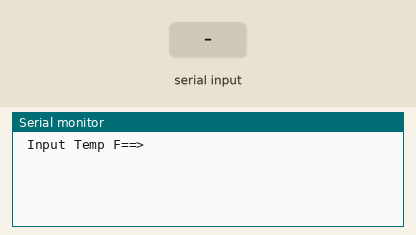
This sketch was run on a simulated Arduino Uno, built with avr-gcc and run on an emulated ATmega328P. Shown: the last lines printed to the serial monitor. The inputs (shaded band) are chosen by the test bench.

Above: at 1.2 s.
1.3 s: "90,45\n" received over Serial
At 2.2 s:
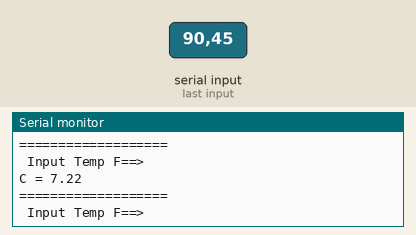
2.8 s: "30,150\n" received over Serial
At 4.8 s:
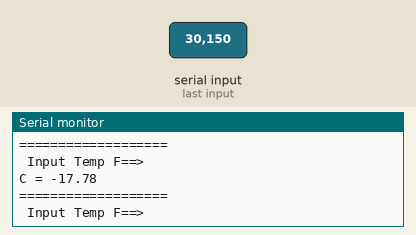
Timing chart, 0 to 6.3 s (numbered marks = the images above; inputs shaded):
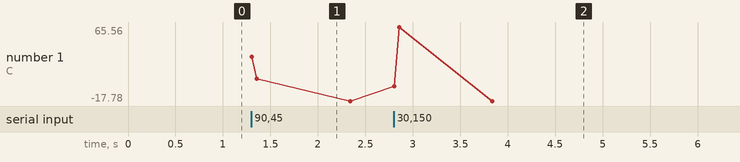

The sketch:

ex3-5.ino
```cpp
void setup() {
  // 시리얼 통신 속도 설정 : 속도 9600 bps, 8데이터 비트, 패리티 없음, 한 개의 스톱비트
 Serial.begin(9600) ;
}


void loop() {
  float C, F;

      Serial.println(" Input Temp F==>");
      while(1) {
       if(Serial.available() > 0 ) break;
      }
      F = Serial.parseFloat();

      C = 5.0/9.0 *(F-32.0) ;

      Serial.print("C = ");
      Serial.println(C);


   Serial.println("===================");
  }
```

Measured:
- after the input at 1.3 s, the serial monitor: prints a new line at once (image 1)
- after the input at 2.8 s, the serial monitor: prints a new line at once (image 2)
